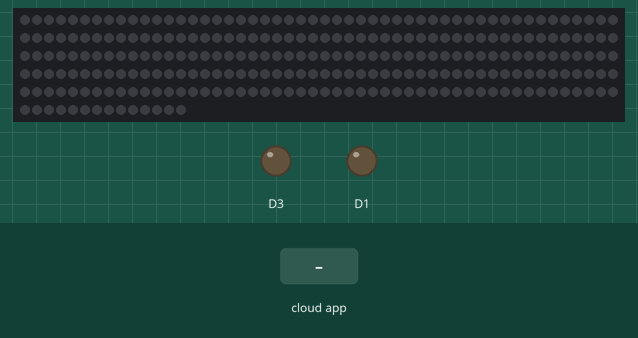
This sketch was run on a simulated ESP8266 (NodeMCU). Shown: 264 RGB LEDs in strip order, left to right, continuing on the next row, output pins drawn as LEDs (lit = HIGH). The inputs (shaded band) are chosen by the test bench. WiFi joins after 1.5 s; servers stay silent unless stated; random numbers use the default seed unless the sketch sets one; EEPROM starts erased; no MQTT or app messages arrive unless stated; pins used as bus, display or sensor lines are not drawn; what the sketch prints to the serial monitor is not drawn.

Above: at 2.8 s.
2.9 s: the phone or cloud app sets YOUR_FEED_NAME to rainbow
At 3.09 s:
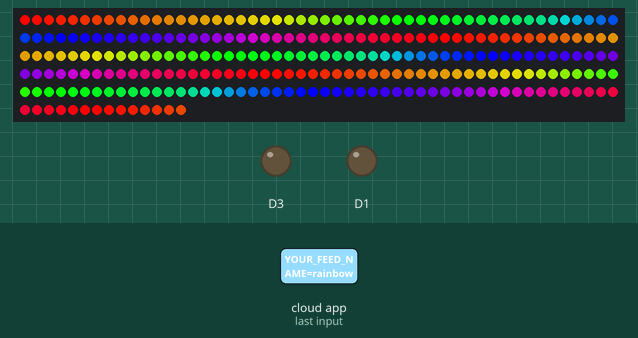
5.3 s: the phone or cloud app sets YOUR_FEED_NAME to off
At 5.8 s:
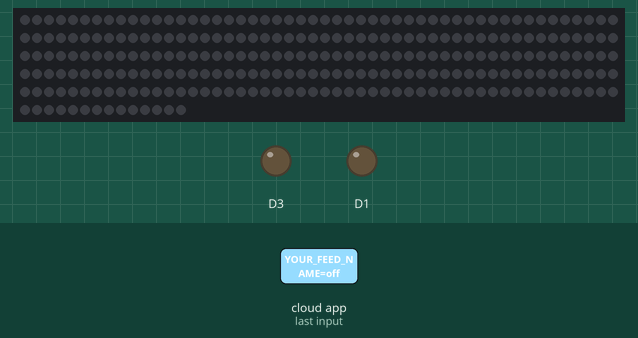
6.8 s: the phone or cloud app sets YOUR_FEED_NAME to two
At 6.99 s:
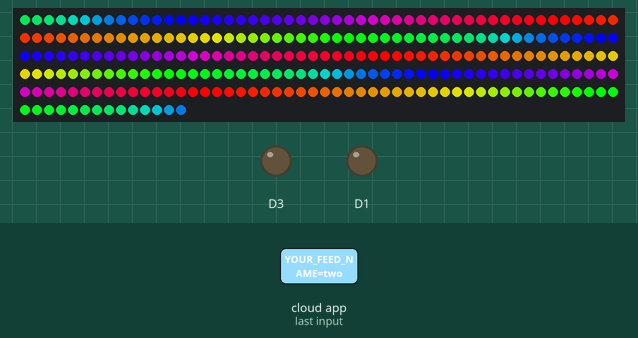
Timing chart, 0 to 9.8 s (numbered marks = the images above; inputs shaded):
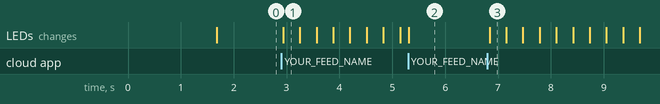

The sketch:

ghome.ino
```cpp
#include "Arduino.h"
#include <Adafruit_MQTT.h>
#include <Adafruit_MQTT_Client.h>
#include <FastLED.h>
#include <EEPROM.h>
#define LED_PIN     D7
#define NUM_LEDS    264
#define BRIGHTNESS  255
#define LED_TYPE    WS2812B
#define FASTLED_ESP8266_RAW_PIN_ORDER
#define COLOR_ORDER GRB
CRGB leds[NUM_LEDS];
uint8_t color;
uint8_t colour;
int step = -1;
#define maxsteps 16
int num, nums = 1;
int w = 0;
int Red   = 50;
int Green = 50;
int Blue  = 50;
int hue = 0;
int pingCount = 0;
/****************************** Speed ******************************************/

int UPDATES_PER_SECOND = 250;

/********************************************************************************/
#define CHANCE_OF_TWINKLE 2
#define DELTA_COLOR_DOWN CRGB(1,0,1)
#define DELTA_COLOR_UP   CRGB(4,0,4)
#define PEAK_COLOR       CRGB(0,128,128)
#define BASE_COLOR       CRGB(0,32,32)
#define MASTER_BRIGHTNESS   255

#include <ESP8266WiFi.h>

String next;
#define led               D7

#define WLAN_SSID       "YOUR_WIFI_SSID"             // Your SSID
#define WLAN_PASS       "YOUR_WIFI_PASS"        // Your password

/************************* Adafruit.io Setup *********************************/

#define AIO_SERVER      "io.adafruit.com"
#define AIO_SERVERPORT  1883
#define AIO_USERNAME    "YOUR_AIO_USERNAME"   // Replace with your username
#define AIO_KEY         "YOUR_AIO_KEY"   // Replace with your Key


/************ Global State (you don't need to change this!) ******************/

WiFiClient client;
Adafruit_MQTT_Client mqtt(&client, AIO_SERVER, AIO_SERVERPORT, AIO_USERNAME, AIO_KEY);
Adafruit_MQTT_Publish data = Adafruit_MQTT_Publish(&mqtt, AIO_USERNAME "/feeds/YOUR_FEED_NAME");

/****************************** Feeds ***************************************/


// Setup a feed called 'onoff' for subscribing to changes.

/****************************** FeedName ************************************/
Adafruit_MQTT_Subscribe Mode = Adafruit_MQTT_Subscribe(&mqtt, AIO_USERNAME "/feeds/YOUR_FEED_NAME");


CRGBPalette16 currentPalette;
TBlendType    currentBlending;


void MQTT_connect();


void setup() {
	Serial.begin(9600);
	EEPROM.begin(512);

	pinMode(5, OUTPUT);
	pinMode(0, OUTPUT);

	pinMode(led, OUTPUT);
	digitalWrite(led, HIGH);

	delay( 100 ); // power-up safety delay
	FastLED.addLeds<LED_TYPE, LED_PIN, COLOR_ORDER>(leds, NUM_LEDS).setCorrection( TypicalLEDStrip );
	FastLED.setBrightness(  BRIGHTNESS );
	color = random16(0, 255);
	currentPalette = RainbowColors_p;
	currentBlending = LINEARBLEND;

	// Connect to WiFi access point.
	Serial.println(); Serial.println();
	Serial.print("Connecting to ");
	Serial.println(WLAN_SSID);

	WiFi.begin(WLAN_SSID, WLAN_PASS);
	while (WiFi.status() != WL_CONNECTED) {
		delay(500);
		Serial.print(".");
	}
	Serial.println();

	digitalWrite(led, LOW);

	Serial.println("WiFi connected");
	Serial.println("IP address: ");
	Serial.println(WiFi.localIP());
	WiFi.setSleepMode(WIFI_NONE_SLEEP);
	WiFi.setAutoReconnect(true);
	WiFi.persistent(true);

	// Setup MQTT subscription for onoff feed.
	mqtt.subscribe(&Mode);

}

//////////////////////////////////////////////////////////////////LOOP////////////////////////////////////////////////////////

void FillLEDsFromPaletteColors( uint8_t colorIndex)
{
	uint8_t brightness = 255;

	for ( int i = 0; i < NUM_LEDS; i++) {
		leds[i] = ColorFromPalette( currentPalette, colorIndex, brightness, currentBlending);
		colorIndex += 3;
	}
}

void ModeChange() {
	Serial.println(next);
	if (next == "off" or next == "one" or next == "1") {
		Serial.println("Item 1 selected");
		w = 2;
	} else if (next == "rainbow" or next == "two" or next == "2") {
		currentPalette = RainbowColors_p;
		w = 1;
	} else if (next == "rainbow wave" or next == "three" or next == "3") {
		w = 3;
	} else if (next == "forest" or next == "four" or next == "4") {
		currentPalette = ForestColors_p;
		w = 1;
	} else if (next == "glitter " or next == "five" or next == "5") {
		w = 4;
	} else if (next == "fade" or next == "six" or next == "6") {
		w = 5;
	} else if (next == "red" or next == "seven" or next == "7") {
		w = 100;
		fill_solid(leds, NUM_LEDS, CHSV(0, 255, 255));
	} else if (next == "red" or next == "seven" or next == "7") {
		w = 100;
		fill_solid(leds, NUM_LEDS, CHSV(0, 255, 255));
	} else if (next == "green" or next == "eight" or next == "8") {
		w = 100;
		fill_solid(leds, NUM_LEDS, CHSV(85, 255, 255));
	} else if (next == "blue" or next == "nine" or next == "9") {
		w = 100;
		fill_solid(leds, NUM_LEDS, CHSV(170, 255, 255));
	} else if (next == "purple" or next == "ten" or next == "10") {
		w = 100;
		fill_solid(leds, NUM_LEDS, CHSV(215, 255, 255));
	} else if (next == "red glitter" or next == "eleven" or next == "11") {
		w = 6;
	}
}

void FillSolid() {
	CRGB colour = CRGB( Red, Green, Blue);
	fill_solid(leds, NUM_LEDS , CRGB( Red, Green, Blue));
}

////////////////////////////////////////////////////////////MODES////////////////////////////////////////////////

void rainbowFill() {
	num += 6;
	fill_rainbow(leds, NUM_LEDS, num , 15);
}

void glitter() {
	leds[random(NUM_LEDS)] = CHSV(hue, 255, 255);
	fadeToBlackBy(leds, NUM_LEDS, 10);
	hue++;
}
void fade() {
	fill_solid(leds, NUM_LEDS, CHSV(hue, 255, 255));
	hue++;
}

void redGlitter() {
	leds[random(NUM_LEDS)] = CHSV(0, 255, 255);
	fadeToBlackBy(leds, NUM_LEDS, 10);
}

void loop() {

	MQTT_connect();

	Adafruit_MQTT_Subscribe *subscription;

	while ((subscription = mqtt.readSubscription(2))) {

		if (subscription == &Mode) {
			Serial.print("Mode > ");
			Serial.print(F("Got: "));
			Serial.println((char *)Mode.lastread);
			byte Mode1_state = atoi((char *)Mode.lastread);
			//analogWrite(0, Light2_State);
			//EEPROM.write(1, Mode_state);
			EEPROM.commit();
			next = ((char *)Mode.lastread);
			next.toLowerCase();
			ModeChange();
			//Serial.println(EEPROM.read(1));
			//Serial.println(Light2_State);
		}
	}

	EVERY_N_SECONDS(240){
		mqtt.ping(1);
		pingCount++;
		Serial.println("pinged.");
		data.publish("online");
	}

	////////////////////////////////////////////////////////////////////mode selection
	if (w == 1) {
		static uint8_t startIndex = 0;
		startIndex = startIndex + 1; /* motion speed */
		FillLEDsFromPaletteColors( startIndex);
	}

	else if (w == 2) {
		Red = 0;
		Green = 0;
		Blue = 0;
		FillSolid();
		w = 0;
	}
	else if (w == 3) {
		rainbowFill();
	}
	else if (w == 4) {
		glitter();
	} else if (w == 5) {
		fade();
	} else if (w == 6){
		redGlitter();
	}

	FastLED.show();
	FastLED.delay(1000 / UPDATES_PER_SECOND);
}

void MQTT_connect() {
	int8_t ret;

	// Stop if already connected.
	if (mqtt.connected()) {
		//Serial.println("Connected");
		return;
	}

	digitalWrite(led, HIGH);
	Serial.print("Connecting to MQTT... ");

	uint8_t retries = 3;

	while ((ret = mqtt.connect()) != 0) { // connect will return 0 for connected
		Serial.println(mqtt.connectErrorString(ret));
		Serial.println("Retrying MQTT connection in 5 seconds...");
		mqtt.disconnect();
		delay(5000);  // wait 5 seconds
		retries--;
		if (retries == 0) {
			// basically die and wait for WDT to reset me
			//while (1);
			Serial.println("Wait 10 min to reconnect");
		}
	}
	Serial.println("MQTT Connected!");
	digitalWrite(led, LOW);
}
```

Measured:
- after the input at 2.9 s, the LEDs: change at once (image 1)
- after the input at 6.8 s, the LEDs: change at once (image 3)
